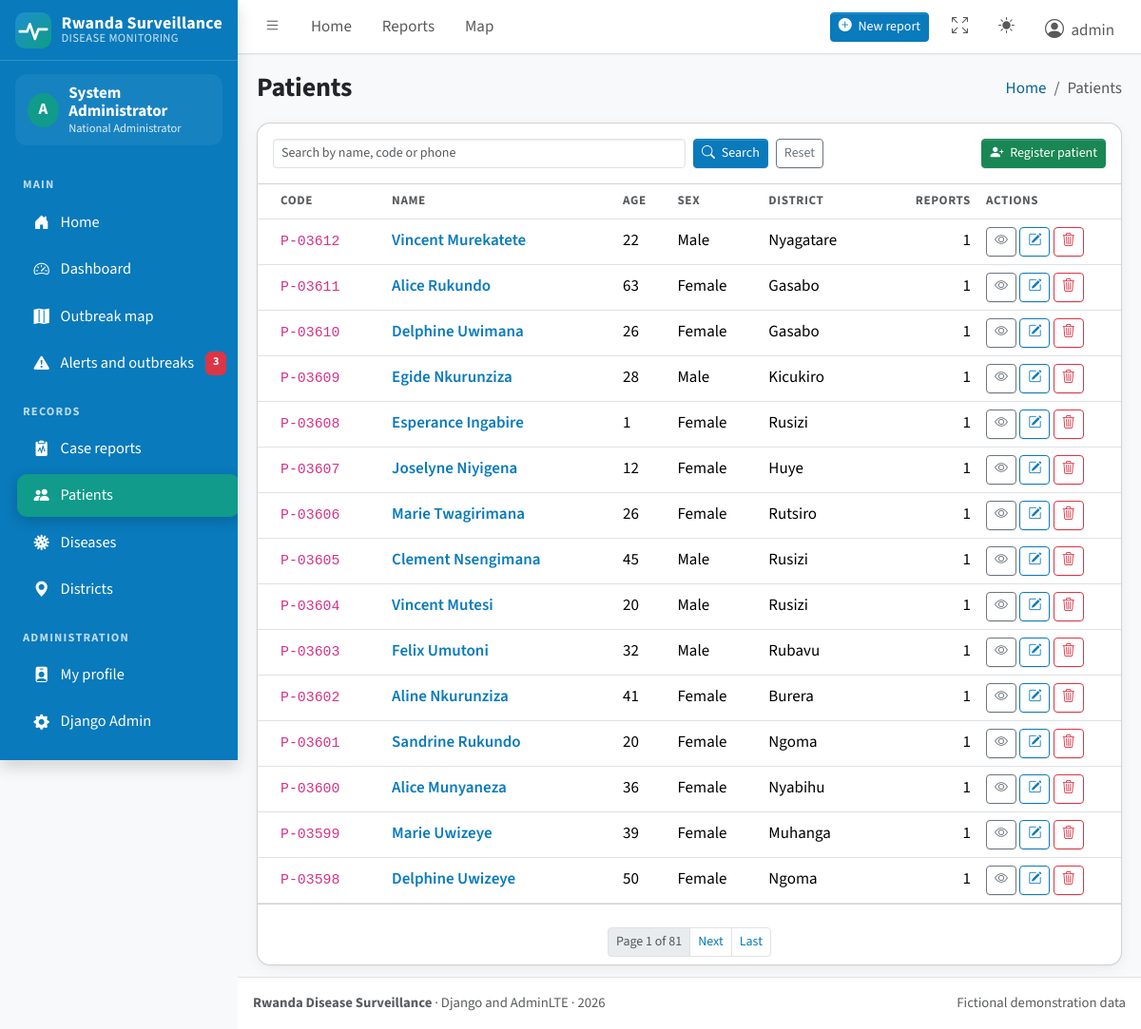
/patients/ (signed in), run on the app's committed database.
### surveillance/models.py (models this page shows, shortened)
class Patient(models.Model):
    class Gender(models.TextChoices):
        MALE = "M", "Male"
        FEMALE = "F", "Female"
    patient_code = models.CharField(max_length=20, unique=True, editable=False)
    full_name = models.CharField(max_length=120)
    age = models.PositiveSmallIntegerField()
    gender = models.CharField(max_length=1, choices=Gender.choices)
    phone = models.CharField(max_length=15, blank=True)
    district = models.ForeignKey("locations.District", on_delete=models.PROTECT, related_name="patients")
    created_at = models.DateTimeField(auto_now_add=True)
    class Meta:
        ordering = ["-id"]

### locations/models.py (models this page shows, shortened)
class District(models.Model):
    province = models.ForeignKey(Province, on_delete=models.PROTECT, related_name="districts")
    name = models.CharField(max_length=80, unique=True)
    latitude = models.DecimalField(max_digits=9, decimal_places=6)
    longitude = models.DecimalField(max_digits=9, decimal_places=6)
    class Meta:
        ordering = ["name"]

### surveillance/views.py (the view)
# urls.py: path("patients/", views.PatientListView.as_view(), name="patient_list"),
class PatientListView(PatientScopeMixin, ListView):
    template_name = "surveillance/patient_list.html"
    context_object_name = "patients"
    paginate_by = 15
    def get_queryset(self):
        qs = super().get_queryset().annotate(case_total=Count("cases")).order_by("-id")
        q = self.request.GET.get("q", "").strip()
        if q:
            qs = qs.filter(Q(full_name__icontains=q) | Q(patient_code__icontains=q) | Q(phone__icontains=q))
        return qs
    def get_context_data(self, **kwargs):
        ctx = super().get_context_data(**kwargs)
        ctx["q"] = self.request.GET.get("q", "")
        return ctx

### templates/surveillance/patient_list.html (shortened to what this page needs)
{% extends "base.html" %}
{% block page_title %}Patients{% endblock %}
{% block breadcrumb %}<li class="breadcrumb-item active" aria-current="page">Patients</li>{% endblock %}
{% block content %}
<div class="card">
  <div class="card-header">
    <form method="get" class="row g-2 align-items-center">
      <div class="col-md-6"><input type="search" name="q" value="{{ q }}" class="form-control form-control-sm" placeholder="Search by name, code or phone"></div>
      <div class="col-md-6 d-flex gap-2">
        <button class="btn btn-sm btn-primary" type="submit"><i class="bi bi-search me-1"></i> Search</button>
        <a href="{% url 'patient_list' %}" class="btn btn-sm btn-outline-secondary">Reset</a>
        {% if can_add_data %}<a href="{% url 'patient_add' %}" class="btn btn-sm btn-success ms-auto"><i class="bi bi-person-plus-fill me-1"></i> Register patient</a>{% endif %}
      </div>
    </form>
  </div>
  <div class="card-body p-0 table-responsive">
    <table class="table table-hover mb-0">
      <thead><tr><th>Code</th><th>Name</th><th>Age</th><th>Sex</th><th>District</th><th class="text-end">Reports</th><th style="width:150px">Actions</th></tr></thead>
      <tbody>
      {% for p in patients %}
        <tr>
          <td><code>{{ p.patient_code }}</code></td>
          <td><a class="fw-semibold text-decoration-none" href="{% url 'patient_detail' p.pk %}">{{ p.full_name }}</a></td>
          <td>{{ p.age }}</td><td>{{ p.get_gender_display }}</td><td>{{ p.district.name }}</td>
          <td class="text-end">{{ p.case_total }}</td>
          <td>
            <a href="{% url 'patient_detail' p.pk %}" class="btn btn-sm btn-outline-secondary" title="View"><i class="bi bi-eye"></i></a>
            <a href="{% url 'patient_edit' p.pk %}" class="btn btn-sm btn-outline-primary" title="Edit"><i class="bi bi-pencil-square"></i></a>
            {% if is_admin_role %}<a href="{% url 'patient_delete' p.pk %}" class="btn btn-sm btn-outline-danger" title="Delete"><i class="bi bi-trash3"></i></a>{% endif %}
          </td>
        </tr>
      {% empty %}
        <tr><td colspan="7" class="text-center text-secondary py-4">No patients found in your district.</td></tr>
      {% endfor %}
      </tbody>
    </table>
  </div>
  <div class="card-footer">{% include "partials/pagination.html" %}</div>
</div>
{% endblock %}

### templates/base.html (shortened to what this page needs)
{% load static ui_tags %}<!doctype html>
<html lang="en">
<head>
  <link rel="stylesheet" href="{% static 'vendor/fonts/fonts.css' %}">
  <link rel="stylesheet" href="{% static 'vendor/bootstrap-icons/bootstrap-icons.min.css' %}">
  <link rel="stylesheet" href="{% static 'vendor/adminlte/css/adminlte.min.css' %}">
  <link rel="stylesheet" href="{% static 'css/app.css' %}">
</head>
<body class="layout-fixed sidebar-expand-lg bg-body-tertiary">
<div class="app-wrapper">
  <nav class="app-header navbar navbar-expand bg-body">
    <div class="container-fluid">
      <ul class="navbar-nav">
        <li class="nav-item">
          <a class="nav-link" data-lte-toggle="sidebar" href="#" role="button" aria-label="Toggle sidebar"><i class="bi bi-list"></i></a>
        </li>
        <li class="nav-item d-none d-md-block"><a href="{% url 'home' %}" class="nav-link">Home</a></li>
        {% if role %}
        <li class="nav-item d-none d-md-block"><a href="{% url 'report_list' %}" class="nav-link">Reports</a></li>
        <li class="nav-item d-none d-md-block"><a href="{% url 'outbreak_map' %}" class="nav-link">Map</a></li>
        {% endif %}
      </ul>
      <ul class="navbar-nav ms-auto align-items-center">
        {% if can_add_data %}
        <li class="nav-item">
          <a class="btn btn-sm btn-primary me-2" href="{% url 'report_add' %}"><i class="bi bi-plus-circle-fill me-1"></i> New report</a>
        </li>
        {% endif %}
        <li class="nav-item">
          <a class="nav-link" href="#" data-lte-toggle="fullscreen" aria-label="Toggle fullscreen">
            <i data-lte-icon="maximize" class="bi bi-arrows-fullscreen"></i>
          </a>
        </li>
        <li class="nav-item dropdown">
          <a class="nav-link" href="#" id="bd-theme" aria-label="Toggle colour theme" data-bs-toggle="dropdown" aria-expanded="false">
            <i class="bi bi-sun-fill" data-lte-theme-icon="light"></i>
          </a>
        </li>
        {% if user.is_authenticated %}
        <li class="nav-item dropdown user-menu">
          <a href="#" class="nav-link dropdown-toggle" data-bs-toggle="dropdown">
            <i class="bi bi-person-circle fs-5 me-1"></i>
            <span class="d-none d-md-inline">{{ user.username }}</span>
          </a>
        </li>
        {% else %}
        <li class="nav-item"><a class="btn btn-sm btn-outline-primary" href="{% url 'login' %}">Sign in</a></li>
        {% endif %}
      </ul>
    </div>
  </nav>
  <aside class="app-sidebar shadow" data-bs-theme="dark">
    <div class="sidebar-brand">
      <a href="{% url 'home' %}" class="brand-link">
        <img src="{% static 'img/logo.svg' %}" alt="">
        <span class="brand-title">Rwanda Surveillance<span class="brand-sub">DISEASE MONITORING</span></span>
      </a>
    </div>
    {% if user.is_authenticated %}
    <div class="sidebar-user">
      <div class="avatar">{{ user.username|slice:":1"|upper }}</div>
      <div class="who"><strong>{{ user.get_full_name|default:user.username }}</strong><small>{{ role_label }}</small></div>
    </div>
    {% endif %}
    <div class="sidebar-wrapper">
      <nav class="mt-2" aria-label="Main navigation">
        <ul class="nav sidebar-menu flex-column" role="menu" id="navigation">
          <li class="nav-header">Main</li>
          <li class="nav-item"><a href="{% url 'home' %}" class="nav-link {% nav_active 'home' %}"><i class="nav-icon bi bi-house-door-fill"></i><p>Home</p></a></li>
          {% if role %}
          <li class="nav-item"><a href="{% url 'dashboard' %}" class="nav-link {% nav_active 'dashboard' %}"><i class="nav-icon bi bi-speedometer2"></i><p>Dashboard</p></a></li>
          <li class="nav-item"><a href="{% url 'outbreak_map' %}" class="nav-link {% nav_active 'outbreak_map' %}"><i class="nav-icon bi bi-map-fill"></i><p>Outbreak map</p></a></li>
          <li class="nav-item">
            <a href="{% url 'outbreak_list' %}" class="nav-link {% nav_active 'outbreak_list' 'outbreak_detail' 'outbreak_declare' %}">
              <i class="nav-icon bi bi-exclamation-triangle-fill"></i><p>Alerts and outbreaks</p>
              {% if alert_count %}<span class="badge text-bg-danger">{{ alert_count }}</span>{% endif %}
            </a>
          </li>
          <li class="nav-header">Records</li>
          <li class="nav-item"><a href="{% url 'report_list' %}" class="nav-link {% nav_active 'report_' %}"><i class="nav-icon bi bi-clipboard2-pulse-fill"></i><p>Case reports</p></a></li>
          <li class="nav-item"><a href="{% url 'patient_list' %}" class="nav-link {% nav_active 'patient_' %}"><i class="nav-icon bi bi-people-fill"></i><p>Patients</p></a></li>
          <li class="nav-item"><a href="{% url 'disease_list' %}" class="nav-link {% nav_active 'disease_' %}"><i class="nav-icon bi bi-virus"></i><p>Diseases</p></a></li>
          <li class="nav-item"><a href="{% url 'district_list' %}" class="nav-link {% nav_active 'district_' %}"><i class="nav-icon bi bi-geo-alt-fill"></i><p>Districts</p></a></li>
          <li class="nav-header">Administration</li>
          <li class="nav-item"><a href="{% url 'profile' %}" class="nav-link {% nav_active 'profile' %}"><i class="nav-icon bi bi-person-badge-fill"></i><p>My profile</p></a></li>
          {% if user.is_staff %}
          <li class="nav-item"><a href="{% url 'admin:index' %}" class="nav-link"><i class="nav-icon bi bi-gear-fill"></i><p>Django Admin</p></a></li>
          {% endif %}
          {% elif user.is_authenticated %}
          <li class="nav-header">Account</li>
          <li class="nav-item"><a href="{% url 'profile' %}" class="nav-link"><i class="nav-icon bi bi-person-badge-fill"></i><p>My profile</p></a></li>
          {% else %}
          <li class="nav-header">Account</li>
          <li class="nav-item"><a href="{% url 'login' %}" class="nav-link"><i class="nav-icon bi bi-box-arrow-in-right"></i><p>Sign in</p></a></li>
          {% endif %}
        </ul>
      </nav>
    </div>
  </aside>
  <main class="app-main">
    <div class="app-content-header">
      <div class="container-fluid">
        <div class="row align-items-center">
          <div class="col-md-7"><h1 class="mb-0 fs-3">{% block page_title %}Dashboard{% endblock %}</h1></div>
          <div class="col-md-5">
            <nav aria-label="breadcrumb">
              <ol class="breadcrumb float-md-end mb-0">
                <li class="breadcrumb-item"><a href="{% url 'home' %}">Home</a></li>
                {% block breadcrumb %}<li class="breadcrumb-item active" aria-current="page">Dashboard</li>{% endblock %}
              </ol>
            </nav>
          </div>
        </div>
      </div>
    </div>
    <div class="app-content">
      <div class="container-fluid">
        {% block content %}{% endblock %}
      </div>
    </div>
  </main>
  <footer class="app-footer">
    <div class="float-end d-none d-sm-inline">Fictional demonstration data</div>
    <strong>Rwanda Disease Surveillance</strong> &middot; Django and AdminLTE &middot; {% now "Y" %}
  </footer>
</div>
</body>
</html>

### data on the page
Patient: patient_code "P-03612", full_name "Vincent Murekatete", age "22", gender "Male", district.name "Nyagatare", case_total "1"
Patient: patient_code "P-03611", full_name "Alice Rukundo", age "63", gender "Female", district.name "Gasabo", case_total "1"
Patient: patient_code "P-03610", full_name "Delphine Uwimana", age "26", gender "Female", district.name "Gasabo", case_total "1"
Patient: patient_code "P-03609", full_name "Egide Nkurunziza", age "28", gender "Male", district.name "Kicukiro", case_total "1"
Patient: patient_code "P-03608", full_name "Esperance Ingabire", age "1", gender "Female", district.name "Rusizi", case_total "1"
Patient: patient_code "P-03607", full_name "Joselyne Niyigena", age "12", gender "Female", district.name "Huye", case_total "1"
Patient: patient_code "P-03606", full_name "Marie Twagirimana", age "26", gender "Female", district.name "Rutsiro", case_total "1"
Patient: patient_code "P-03605", full_name "Clement Nsengimana", age "45", gender "Male", district.name "Rusizi", case_total "1"
Patient: patient_code "P-03604", full_name "Vincent Mutesi", age "20", gender "Male", district.name "Rusizi", case_total "1"
Patient: patient_code "P-03603", full_name "Felix Umutoni", age "32", gender "Male", district.name "Rubavu", case_total "1"
Patient: patient_code "P-03602", full_name "Aline Nkurunziza", age "41", gender "Female", district.name "Burera", case_total "1"
Patient: patient_code "P-03601", full_name "Sandrine Rukundo", age "20", gender "Female", district.name "Ngoma", case_total "1"
Patient: patient_code "P-03600", full_name "Alice Munyaneza", age "36", gender "Female", district.name "Nyabihu", case_total "1"
Patient: patient_code "P-03599", full_name "Marie Uwizeye", age "39", gender "Female", district.name "Muhanga", case_total "1"
Patient: patient_code "P-03598", full_name "Delphine Uwizeye", age "50", gender "Female", district.name "Ngoma", case_total "1"

### other printed values
{{ user.username }} "admin"
{{ user.username|slice:":1"|upper }} "A"
{{ user.get_full_name|default:user.username }} "System Administrator"
{{ role_label }} "National Administrator"
{{ alert_count }} "3"
{{ page_obj.number }} "1"
{{ page_obj.paginator.num_pages }} "81"
